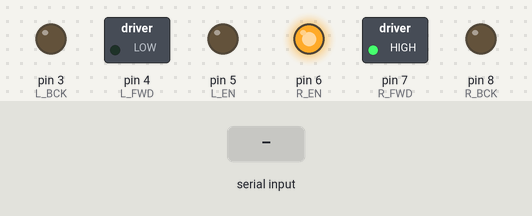
This sketch was run on a simulated Arduino Uno, built with avr-gcc and run on an emulated ATmega328P. On the bench: switched loads named in the sketch (green lamp = pin HIGH), output pins drawn as LEDs (lit = HIGH). The inputs (shaded band) are chosen by the test bench.

Above: at 1.2 s.
1.3 s: "1#" received over the second serial link
At 2.2 s:
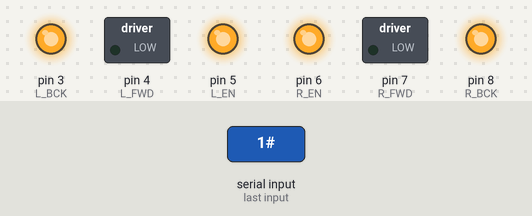
Timing chart, 0 to 4.3 s (numbered marks = the images above; inputs shaded):
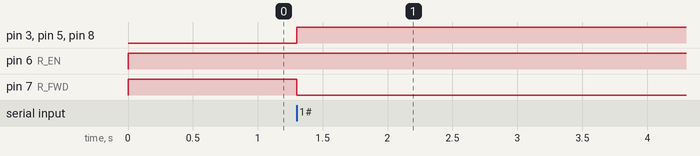

The sketch:

Eksempel4_Robot_MiniBreadboard_Blueduino.ino
```cpp
#include <SoftwareSerial.h> // Include the SoftwareSerial library for serial emulation.

// Left motor's Enable, Forward and Back pins:
#define L_EN 5
#define L_FWD 4
#define L_BCK 3

// Right motor's Enable, Forward and Back pins:
#define R_EN 6
#define R_FWD 7
#define R_BCK 8

// Virtual RX and TX pins for HC-05 communication:
#define V_RX 10
#define V_TX 11

// Define the legal button inputs:
#define UP "b=1"
#define DOWN "b=2"
#define LEFT "b=3"
#define RIGHT "b=4"

// Define the deadzone and threshhold where X and Y are considered unchanged
#define DEADZONE 127
#define THRESHHOLD 50

SoftwareSerial HC05(V_RX,V_TX); // Virtual serial connection to the HC-05 Module.

String data; // Datastring for the HC-05 messages.
char * dataStr; // For turning the data into a classical char array.
int * dir; // Holds the integer representations of the data.
int x, y = 127;

void setup(){
  motorInitL(); // Initialization function for the left motor.
  motorInitR(); // Initialization function for the right motor.
  HC05.begin(115200); // Initiealizes the communication with HC-05 at 115200 baud.
}

void loop(){

  // Check for new messages from HC-05 module:
  if(HC05.available() > 0){
      data = HC05.readStringUntil('#');
      dataStr = (char*)data.c_str();
      dir = (int*)strtok(dataStr,"*,");
      x = (uint8_t)dir[0];
      y = (uint8_t)dir[1];
  }

  // If y is 50 bigger than the upper threshhold:
  if(y > DEADZONE+THRESHHOLD){
    motorSpeedL(255);
    motorSpeedR(255);
  }
  // If the down button is pressed on joypad:
  else if(y < DEADZONE-THRESHHOLD){
    motorSpeedL(-255);
    motorSpeedR(-255);
  }
  // If the left button is pressed on joypad:
  else if(x < DEADZONE-THRESHHOLD){
    motorSpeedL(0);
    motorSpeedR(255);
  }
  // If the right button is pressed on joypad:
  else if(x > DEADZONE+THRESHHOLD){
    motorSpeedL(255);
    motorSpeedR(0);
  }
  // If no defined button is pressed on joypad:
  else{
    motorSpeedL(0);
    motorSpeedR(0);
  }
}
```

MotorFunctions.ino
```cpp
// Initializes the left motor's pins:
void motorInitL(){
  // Set all the pins to output, and write LOW to them:
  pinMode(L_EN, OUTPUT);
  digitalWrite(L_EN, LOW);
  pinMode(L_FWD, OUTPUT);
  digitalWrite(L_FWD, LOW);
  pinMode(L_BCK, OUTPUT);
  digitalWrite(L_BCK, LOW);
}

// Initializes the right motor's pins:
void motorInitR(){
  // Set all the pins to output, and write LOW to them:
  pinMode(R_EN, OUTPUT);
  digitalWrite(R_EN, LOW);
  pinMode(R_FWD, OUTPUT);
  digitalWrite(R_FWD, LOW);
  pinMode(R_BCK, OUTPUT);
  digitalWrite(R_BCK, LOW);
}

// Sets the left motor speed from the input. (From -255 to 255)
void motorSpeedL(int spd){

  //If the speed is over 0, Set backward low, forward high:
  if(spd > 0){
    digitalWrite(L_BCK, LOW);
    digitalWrite(L_FWD, HIGH);
    analogWrite(L_EN, spd);
  }
  //If the speed is exactly 0, Set everything low:
  else if(spd == 0){
    digitalWrite(L_BCK, LOW);
    digitalWrite(L_FWD, LOW);
    analogWrite(L_EN, spd);
  }
  //If the speed is under 0, Set forward low, backward high:
  else{
    digitalWrite(L_FWD, LOW);
    digitalWrite(L_BCK, HIGH);
    analogWrite(L_EN, -spd);
  }
}

// Sets the right motor speed from the input. (From -255 to 255)
void motorSpeedR(int spd){
  //If the speed is over 0, Set backward low, forward high:
  if(spd > 0){
    digitalWrite(R_BCK, LOW);
    digitalWrite(R_FWD, HIGH);
    analogWrite(R_EN, spd);
  }
  //If the speed is exactly 0, Set everything low:
  else if(spd == 0){
    digitalWrite(R_BCK, LOW);
    digitalWrite(R_FWD, LOW);
    analogWrite(R_EN, spd);
  }
  //If the speed is under 0, Set forward low, backward high:
  else{
    digitalWrite(R_FWD, LOW);
    digitalWrite(R_BCK, HIGH);
    analogWrite(R_EN, -spd);
  }
}
```

Measured:
- after the input at 1.3 s, pin 3 (L_BCK), pin 5 (L_EN), pin 8 (R_BCK): LOW → HIGH at once; pin 7 (R_FWD): HIGH → LOW at once
